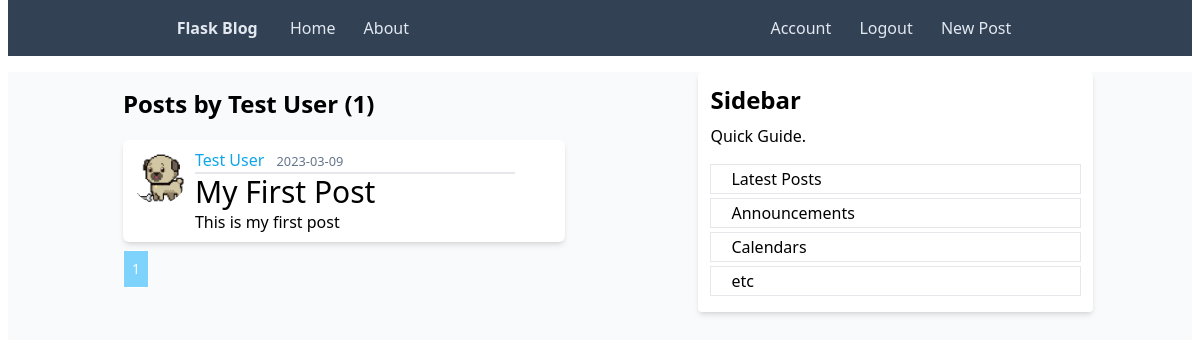
Screenshot of /user/Test User (signed in) with the database file from the repository.
### flask_blog/models.py (models this page shows, shortened)
class User(db.Model, UserMixin):
    id = db.Column(db.Integer, primary_key=True)
    username = db.Column(db.String(20), unique=True, nullable=False)
    email = db.Column(db.String(120), unique=True, nullable=False)
    image_file = db.Column(db.String(20), nullable=False, default="default.jpg")
    password = db.Column(db.String(60), nullable=False)
    posts = db.Relationship("Post", backref="author", lazy=True)
    comments=db.Relationship('Comment',backref='user',lazy=True)

class Post(db.Model):
    id = db.Column(db.Integer, primary_key=True)
    title = db.Column(db.String(100), nullable=False)
    date_posted = db.Column(db.DateTime, nullable=False, default=datetime.utcnow)
    content = db.Column(db.Text, nullable=False)
    user_id = db.Column(db.Integer, db.ForeignKey("user.id"), nullable=False)
    comments = db.Relationship("Comment", backref="post", lazy=True)

### flask_blog/users/routes.py (the view)
@users.route("/user/<string:username>")
def user_posts(username):
    page = request.args.get("page", 1, type=int)
    user = query_one_filtered(User, username=username)
    if not user:
        abort(404)
    posts = query_paginate_filtered(Post, page, author=user)
    return render_template("user_posts.html", posts=posts, title=username, user=user)

### flask_blog/__init__.py (called while the page is built)
def query_one_filtered(table, **kwargs):
    return db.session.execute(db.select(table).filter_by(**kwargs)).scalar_one_or_none()

def query_paginate_filtered(table, page, **kwargs):
    return db.paginate(
        db.select(table).filter_by(**kwargs).order_by(table.date_posted.desc()),
        per_page=5,
        page=page,
    )

### flask_blog/models.py (called while the page is built)
@login_manager.user_loader
def load_user(user_id):
    return query_one_filtered(User, id=user_id)

### flask_blog/templates/user_posts.html
{% extends "base.html" %} {% block content%}
<h1 class="mb-3 text-2xl font-bold">Posts by {{ user.username }} ({{ posts.total }})</h1>
{% for post in posts.items %}
<article class=" rounded-md media content-section shadow-md p-2 flex flex-row bg-white">
    <img class="rounded-full h-[3.5rem] w-[3.5rem]" src="{{url_for('static',filename='profile_pics/' + post.author.image_file)}}">
    <div class="pl-2 ">
        <div class="border-b-2 w-[20rem]">
            <a class="mr-2 text-sky-500" href="{{url_for('users.user_posts',username=post.author.username)}}">{{ post.author.username }}</a>
            <small class="text-slate-500">{{ post.date_posted.strftime('%Y-%m-%d') }}</small>
        </div>
        <h2><a class="font-medium text-3xl hover:text-sky-500" href="{{url_for('posts.post',post_id=post.id)}}">{{ post.title }}</a></h2>
        <p class="article-content">{{ post.content }}</p>
    </div>
</article>
{% endfor %}
<section class="flex flex-wrap gap-1">
{%for page_num in posts.iter_pages(left_edge=1,right_edge=1, left_current=1,right_current=2)%}
    {%if page_num%}
        {%if posts.page==page_num%}
        <a class=" text-sm border-white border p-2 inline bg-sky-300 text-white" href="{{url_for('users.user_posts',username=user.username,page=page_num)}}">{{page_num}}</a>
        {%else%}
        <a class=" text-sm border-sky-300 border text-sky-400 p-2 inline hover:bg-sky-300 hover:text-white" href="{{url_for('users.user_posts',username=user.username,page=page_num)}}">{{page_num}}</a>
        {%endif%}
    {%else%}
        ...
    {%endif%}
{%endfor%}
</section>
{%endblock content%}

### rows the page displays
User: username "Test User"
Post: image_file (picture), author.username "Test User", date_posted "2023-03-09", title "My First Post", content "This is my first post"

### other values shown
{{ posts.total }} "1"
{{ page_num }} "1"
